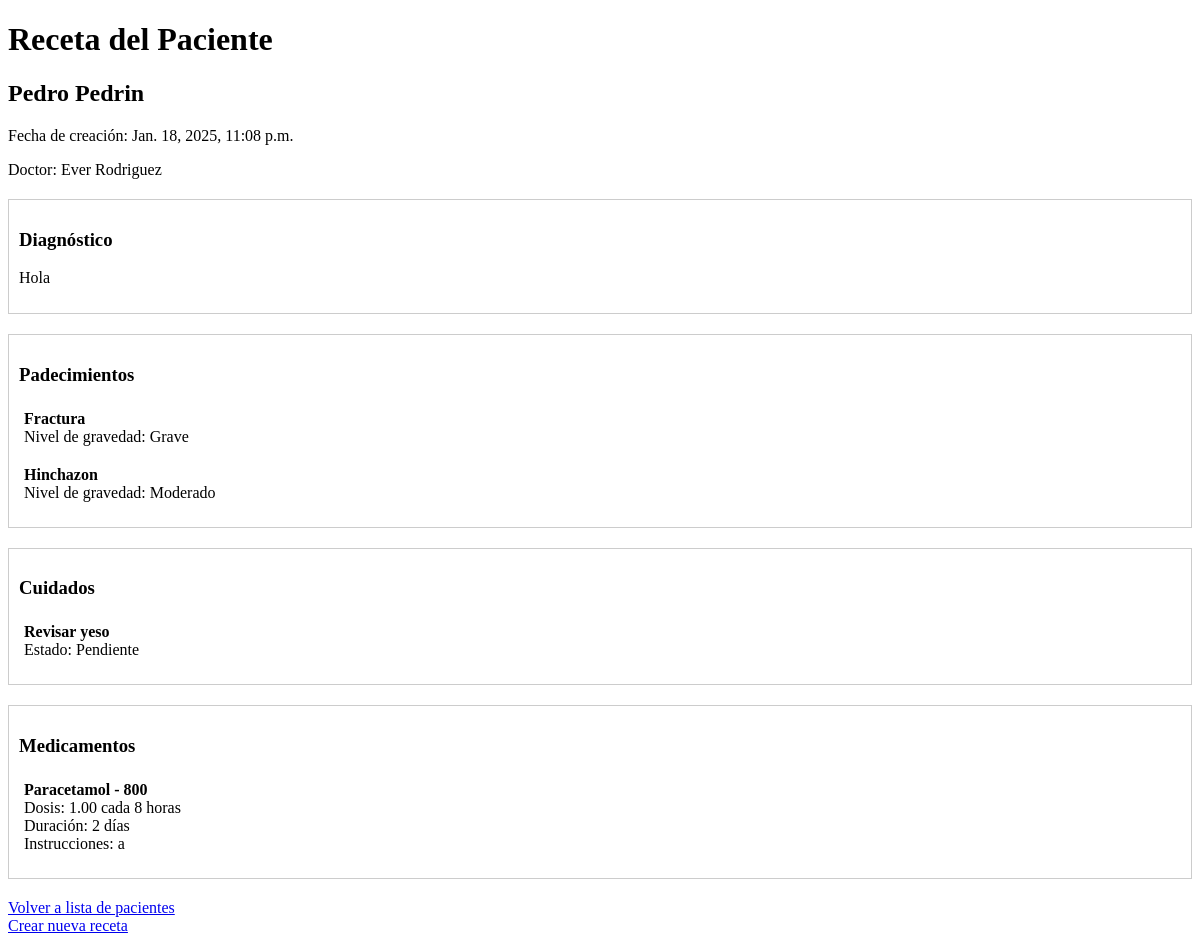
The page /doctor/ver-receta-paciente/1/ (signed in) on the database as committed earlier.
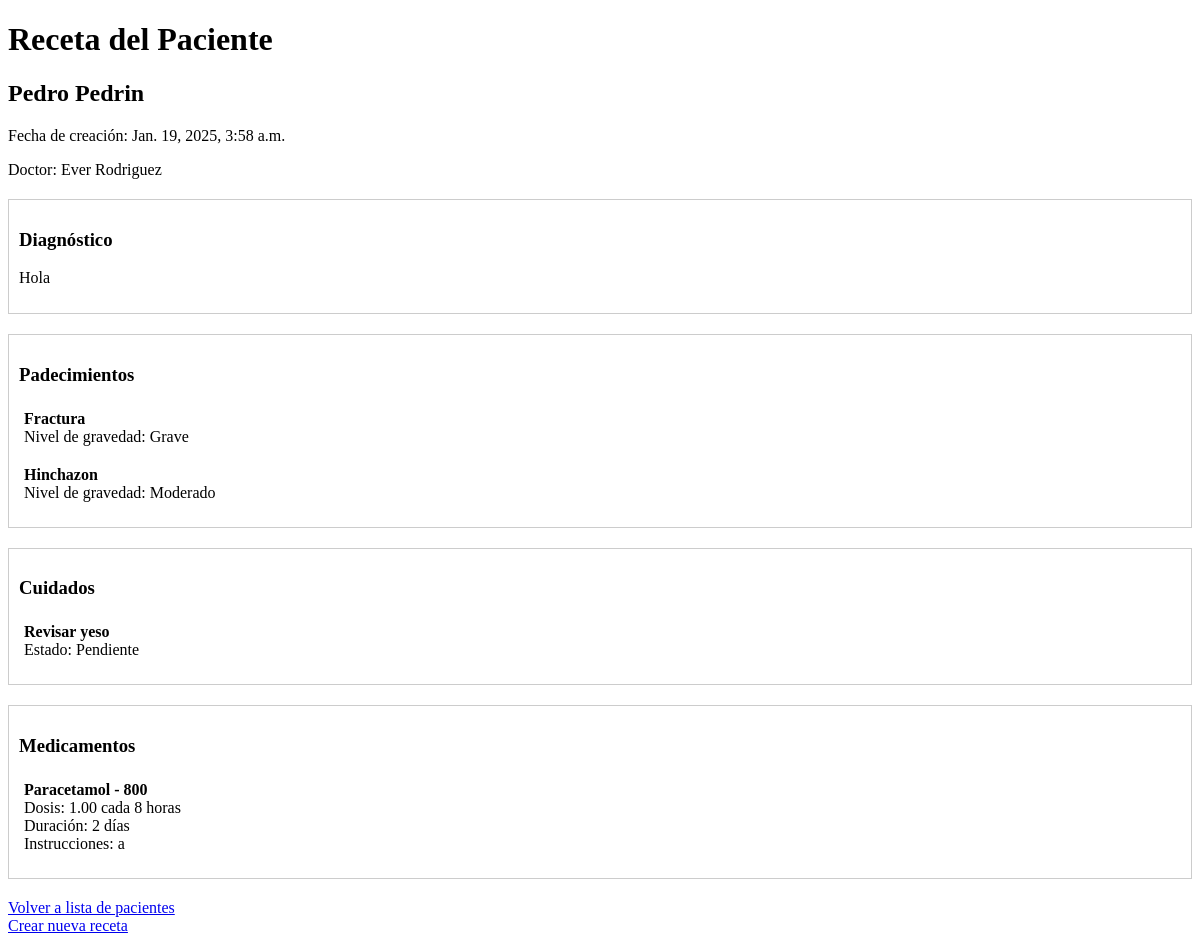
The same page on the database as committed later.
### usuarioDoctor/models.py (models this page shows, shortened)
class Receta(models.Model):
    paciente = models.ForeignKey('usuarioJefa.Paciente', on_delete=models.CASCADE, related_name='recetas_doctor')
    doctor = models.ForeignKey(
        Usuarios,
        on_delete=models.PROTECT,
        limit_choices_to={'tipoUsuario': 'DR'}
    )
    diagnostico = models.ForeignKey(Diagnostico, on_delete=models.CASCADE)
    fecha_creacion = models.DateTimeField(auto_now_add=True)
    fecha_modificacion = models.DateTimeField(auto_now=True)
    aprobado_por_jefa = models.BooleanField(default=False)
    activa = models.BooleanField(default=True)

class Diagnostico(models.Model):
    NIVELES_GRAVEDAD = [
        (1, 'Leve'),
        (2, 'Moderado'),
        (3, 'Grave')
    ]
    paciente = models.ForeignKey('usuarioJefa.Paciente', on_delete=models.CASCADE, related_name='diagnosticos')
    doctor = models.ForeignKey(
        Usuarios,
        on_delete=models.PROTECT,
        limit_choices_to={'tipoUsuario': 'DR'}
    )
    descripcion = models.TextField()
    cuidados_especificos = models.TextField()
    fecha_creacion = models.DateTimeField(auto_now_add=True)
    fecha_modificacion = models.DateTimeField(auto_now=True)
    aprobado_por_jefa = models.BooleanField(default=False)
    activo = models.BooleanField(default=True)
    class Meta:
        ordering = ['-fecha_creacion']

class RecetaPadecimiento(models.Model):
    receta = models.ForeignKey(Receta, on_delete=models.CASCADE, related_name='padecimientos')
    padecimiento = models.ForeignKey(Padecimiento, on_delete=models.PROTECT)
    nivel_gravedad = models.IntegerField(choices=Diagnostico.NIVELES_GRAVEDAD)

class Padecimiento(models.Model):
    nombre = models.CharField(max_length=200)
    descripcion = models.TextField(null=True, blank=True)
    activo = models.BooleanField(default=True)  # Para poder desactivar padecimientos sin eliminarlos
    class Meta:
        ordering = ['nombre']  # Para que aparezcan ordenados alfabéticamente

class RecetaCuidado(models.Model):
    receta = models.ForeignKey(Receta, on_delete=models.CASCADE, related_name='cuidados')
    cuidado = models.ForeignKey(Cuidado, on_delete=models.PROTECT)
    completado = models.BooleanField(default=False)
    fecha_completado = models.DateTimeField(null=True, blank=True)
    completado_por = models.ForeignKey(
        'login.Usuarios',
        null=True,
        blank=True,
        on_delete=models.SET_NULL,
        limit_choices_to={'tipoUsuario': 'EN'}
    )

class Cuidado(models.Model):
    nombre = models.CharField(max_length=200)
    class Meta:
        verbose_name = 'Cuidado'
        verbose_name_plural = 'Cuidados'

class DetalleReceta(models.Model):
    UNIDADES_MEDIDA = [
        ('TAB', 'Tabletas'),
        ('ML', 'Mililitros'),
        ('MG', 'Miligramos'),
        ('CAP', 'Cápsulas'),
        ('GOT', 'Gotas'),
        ('AMP', 'Ampolletas'),
    ]
    receta = models.ForeignKey(Receta, on_delete=models.CASCADE, related_name='detalles')
    medicamento = models.ForeignKey('usuarioJefa.Medicamento', on_delete=models.PROTECT)
    cantidad_por_toma = models.DecimalField(max_digits=5, decimal_places=2)
    unidad_medida = models.CharField(max_length=3, choices=UNIDADES_MEDIDA)
    frecuencia_horas = models.PositiveIntegerField(help_text="Cada cuántas horas")
    dias_tratamiento = models.PositiveIntegerField()
    instrucciones = models.TextField()
    descripcion_opcional = models.TextField(blank=True)
    hay_existencia = models.BooleanField(default=True)

### login/models.py (models this page shows)
class Usuarios(AbstractUser):
    jefaPiso = 'JP'
    enfermeria = 'EN'
    doctor = 'DR'
    cocina = 'CO'
    rolesUsuario = [
        (jefaPiso, 'Jefa de Piso'),
        (enfermeria, 'Enfermería'),
        (doctor, 'Doctor'),
        (cocina, 'Cocina'),
    ]
    tipoUsuario = models.CharField(max_length=2, choices=rolesUsuario, default=enfermeria)
    apellidos = models.CharField(max_length=150)
    edad = models.IntegerField(default=18)
    fechaNacimiento = models.DateField(null=True, blank=True)
    areaEspecialidad = models.ForeignKey(AreaEspecialidad, on_delete=models.SET_NULL, null=True)
    fortalezas = models.ManyToManyField(Fortaleza)
    estaActivo = models.BooleanField(default=True)
    fechaRegistro = models.DateTimeField(default=timezone.now)
    fechaEliminacion = models.DateTimeField(null=True, blank=True)
    cedula = models.CharField(max_length=20, blank=True, null=True)
    telefono = models.CharField(max_length=15, blank=True, null=True)
    direccion = models.TextField(blank=True, null=True)
    primerIngreso = models.BooleanField(default=True)

### usuarioJefa/models.py (models this page shows, shortened)
class Medicamento(models.Model):
    nombre = models.CharField(max_length=200)
    gramaje = models.CharField(max_length=50)
    compuestos = models.ManyToManyField(Compuesto)
    cantidad_disponible = models.IntegerField(default=0)
    fecha_actualizacion = models.DateTimeField(auto_now=True)
    class Meta:
        verbose_name = 'Medicamento'
        verbose_name_plural = 'Medicamentos'

### usuarioDoctor/views.py (the view)
@login_required
def ver_receta_paciente(request, paciente_id):
    paciente = get_object_or_404(Paciente, id=paciente_id)
    receta = Receta.objects.filter(
        paciente=paciente,
        activa=True
    ).select_related('diagnostico').prefetch_related(
        'padecimientos',
        'cuidados',
        'detalles'
    ).order_by('-fecha_creacion').first()
    if not receta:
        messages.warning(request, 'El paciente no tiene una receta activa.')
        return redirect('doctor:pacientes_doctor')
    context = {
        'paciente': paciente,
        'receta': receta,
        'padecimientos': RecetaPadecimiento.objects.filter(receta=receta).select_related('padecimiento'),
        'cuidados': RecetaCuidado.objects.filter(receta=receta).select_related('cuidado'),
        'detalles_medicamentos': DetalleReceta.objects.filter(receta=receta).select_related('medicamento'),
        'diagnostico': receta.diagnostico,
    }
    return render(request, 'usuarioDoctor/ver_receta_paciente.html', context)

### usuarioDoctor/templates/usuarioDoctor/ver_receta_paciente.html (shortened to what this page needs)
<!DOCTYPE html>
<html lang="es">
<head>
</head>
<body>
    <h1>Receta del Paciente</h1>
    <h2>{{ paciente.nombres }} {{ paciente.apellidos }}</h2>
    <p>Fecha de creación: {{ receta.fecha_creacion }}</p>
    <p>Doctor: {{ receta.doctor.first_name }} {{ receta.doctor.apellidos }}</p>
    <div class="seccion">
        <h3>Diagnóstico</h3>
        <p>{{ diagnostico.descripcion }}</p>
    </div>
    <div class="seccion">
        <h3>Padecimientos</h3>
        {% for padecimiento in padecimientos %}
        <div class="item">
            <strong>{{ padecimiento.padecimiento.nombre }}</strong>
            <br>
            Nivel de gravedad: {{ padecimiento.get_nivel_gravedad_display }}
        </div>
        {% endfor %}
    </div>
    <div class="seccion">
        <h3>Cuidados</h3>
        {% for cuidado in cuidados %}
        <div class="item">
            <strong>{{ cuidado.cuidado.nombre }}</strong>
            <br>
            Estado: {% if cuidado.completado %}Completado{% else %}Pendiente{% endif %}
        </div>
        {% endfor %}
    </div>
    <div class="seccion">
        <h3>Medicamentos</h3>
        {% for detalle in detalles_medicamentos %}
        <div class="item">
            <strong>{{ detalle.medicamento.nombre }} - {{ detalle.medicamento.gramaje }}</strong>
            <br>
            Dosis: {{ detalle.cantidad_por_toma }} cada {{ detalle.frecuencia_horas }} horas
            <br>
            Duración: {{ detalle.dias_tratamiento }} días
            <br>
            Instrucciones: {{ detalle.instrucciones }}
        </div>
        {% endfor %}
    </div>
    <div style="margin-top: 20px;">
        <a href="{% url 'doctor:pacientes_doctor' %}">Volver a lista de pacientes</a>
        <br>
        <a href="{% url 'doctor:receta_paciente' paciente.id %}">Crear nueva receta</a>
    </div>
</body>
</html>

Rows that differ between the two databases and show on the page:
no longer on this page (row edited): Receta: fecha_creacion "Jan. 18, 2025, 11:08 p.m.", doctor.first_name "Ever", doctor.apellidos "Rodriguez"
added Receta: fecha_creacion "Jan. 19, 2025, 3:58 a.m.", doctor.first_name "Ever", doctor.apellidos "Rodriguez"
